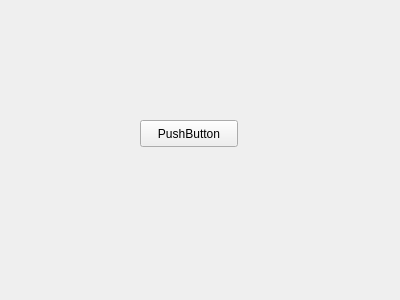
<?xml version="1.0" encoding="UTF-8"?>
<ui version="4.0">
 <class>Form</class>
 <widget class="QWidget" name="Form">
  <property name="geometry">
   <rect>
    <x>0</x>
    <y>0</y>
    <width>400</width>
    <height>300</height>
   </rect>
  </property>
  <property name="windowTitle">
   <string>Form</string>
  </property>
  <widget class="QPushButton" name="pushButton">
   <property name="geometry">
    <rect>
     <x>140</x>
     <y>120</y>
     <width>98</width>
     <height>27</height>
    </rect>
   </property>
   <property name="text">
    <string>PushButton</string>
   </property>
  </widget>
 </widget>
 <resources/>
 <connections/>
</ui>
